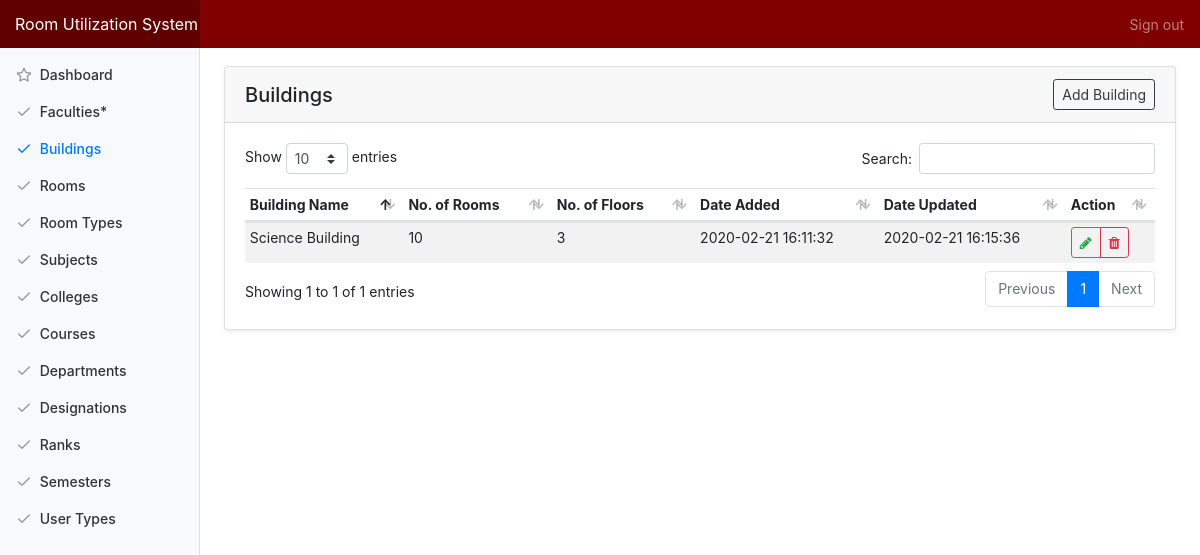
The app's page /index.php/admin/building, older data.
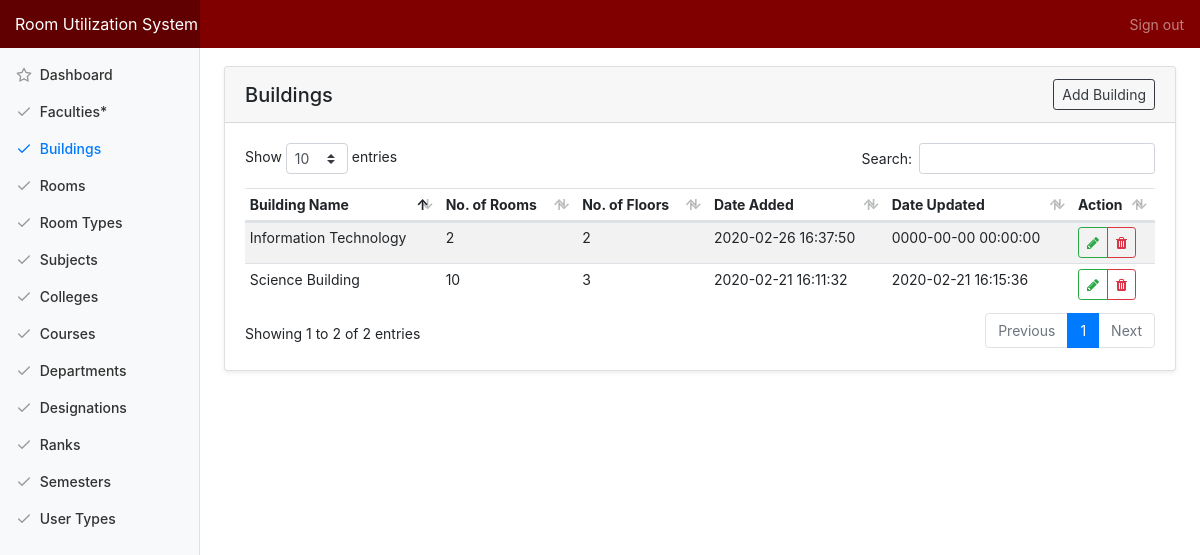
The same page, newer data.
### tables this page shows
CREATE TABLE `tbl_building` (
  `building_id` int(10) NOT NULL,
  `building_name` varchar(255) NOT NULL,
  `no_of_rooms` int(10) NOT NULL,
  `no_of_floors` int(10) NOT NULL,
  `building_added` datetime NOT NULL DEFAULT CURRENT_TIMESTAMP,
  `building_modified` datetime NOT NULL DEFAULT '0000-00-00 00:00:00' ON UPDATE CURRENT_TIMESTAMP
);

### application/controllers/Admin.php (called while the page is built, shortened)
<?php
class Admin extends CI_Controller {
	public function building(){
		$data['title'] = "Buildings";
		$data['buildings'] = $this->main_model->getBuildings();
		$this->load->view('templates/header', $data);
		$this->load->view('admin/building');
		$this->load->view('templates/footer');
	}
}

### index.php (called while the page is built, shortened)
<?php
require_once BASEPATH.'core/CodeIgniter.php';

### application/models/Main_model.php (called while the page is built, shortened)
<?php defined('BASEPATH') OR exit('No direct script access allowed');
Class Main_model extends CI_Model{
	public function getBuildings(){
		return $this->db->get('tbl_building')->result_array();
	}
}

### application/views/admin/building.php (the view, shortened to what this page needs)
<div class="container-fluid">
  <div class="row">
    <main role="main" class="col-md-9 ml-sm-auto col-lg-10 pt-4 px-4 mb-3">
      <div class="card shadow-sm">
			  <h5 class="card-header d-flex justify-content-between align-items-center">
          <?=$title?>
          <a href="#" class="btn btn-outline-dark btn-sm" data-toggle="modal" data-target="#modal_building_add">Add Building</a>
        </h5>
			  <div class="card-body">
          <table class="table table-striped table-hover table-sm">
            <thead>
              <tr>
                <th>Building Name</th>
                <th>No. of Rooms</th>
                <th>No. of Floors</th>
                <th>Date Added</th>
                <th>Date Updated</th>
                <th>Action</th>
              </tr>
            </thead>
            <tbody>
              <?php foreach ($buildings as $row) {?>
              <tr>
                <td><?=$row['building_name']?></td>
                <td><?=$row['no_of_rooms']?></td>
                <td><?=$row['no_of_floors']?></td>
                <td><?=$row['building_added']?></td>
                <td><?=$row['building_modified']?></td>
                <td>
                  <div class="btn-group" role="group">
                    <a href="#" class="btn btn-sm btn-outline-success action-btn updateBuilding" id="<?=$row['building_id']?>//<?=$row['building_name']?>//<?=$row['no_of_rooms']?>//<?=$row['no_of_floors']?>" data-toggle="modal" data-target="#modal_building_update" data-toggle="tooltip" data-placement="top" title="Update Building">
                      <span class="fa fa-pencil"></span>
                    </a>
                    <a href="#" id="<?=base_url('admin/delete/building/'.$row['building_id'])?>" class="btn btn-sm btn-outline-danger action-btn delete" data-toggle="tooltip" data-placement="top" title="Delete Building">
                      <span class="fa fa-trash"></span>
                    </a>
                  </div>
                </td>
              </tr>
              <?php } ?>
            </tbody>
          </table>
			  </div>
			</div>
   </main>
  </div>
</div>

Row changes from the older to the newer data that the page shows:
added tbl_building: building_name "Information Technology", no_of_rooms "2", no_of_floors "2", building_added "2020-02-26 16:37:50", building_modified "0000-00-00 00:00:00"
Text that changed along with them:
text written by a page script: "Show entries Search: Showing 1 to 1 of 1 entries Previous 1 Next" → "Show entries Search: Showing 1 to 2 of 2 entries Previous 1 Next"
